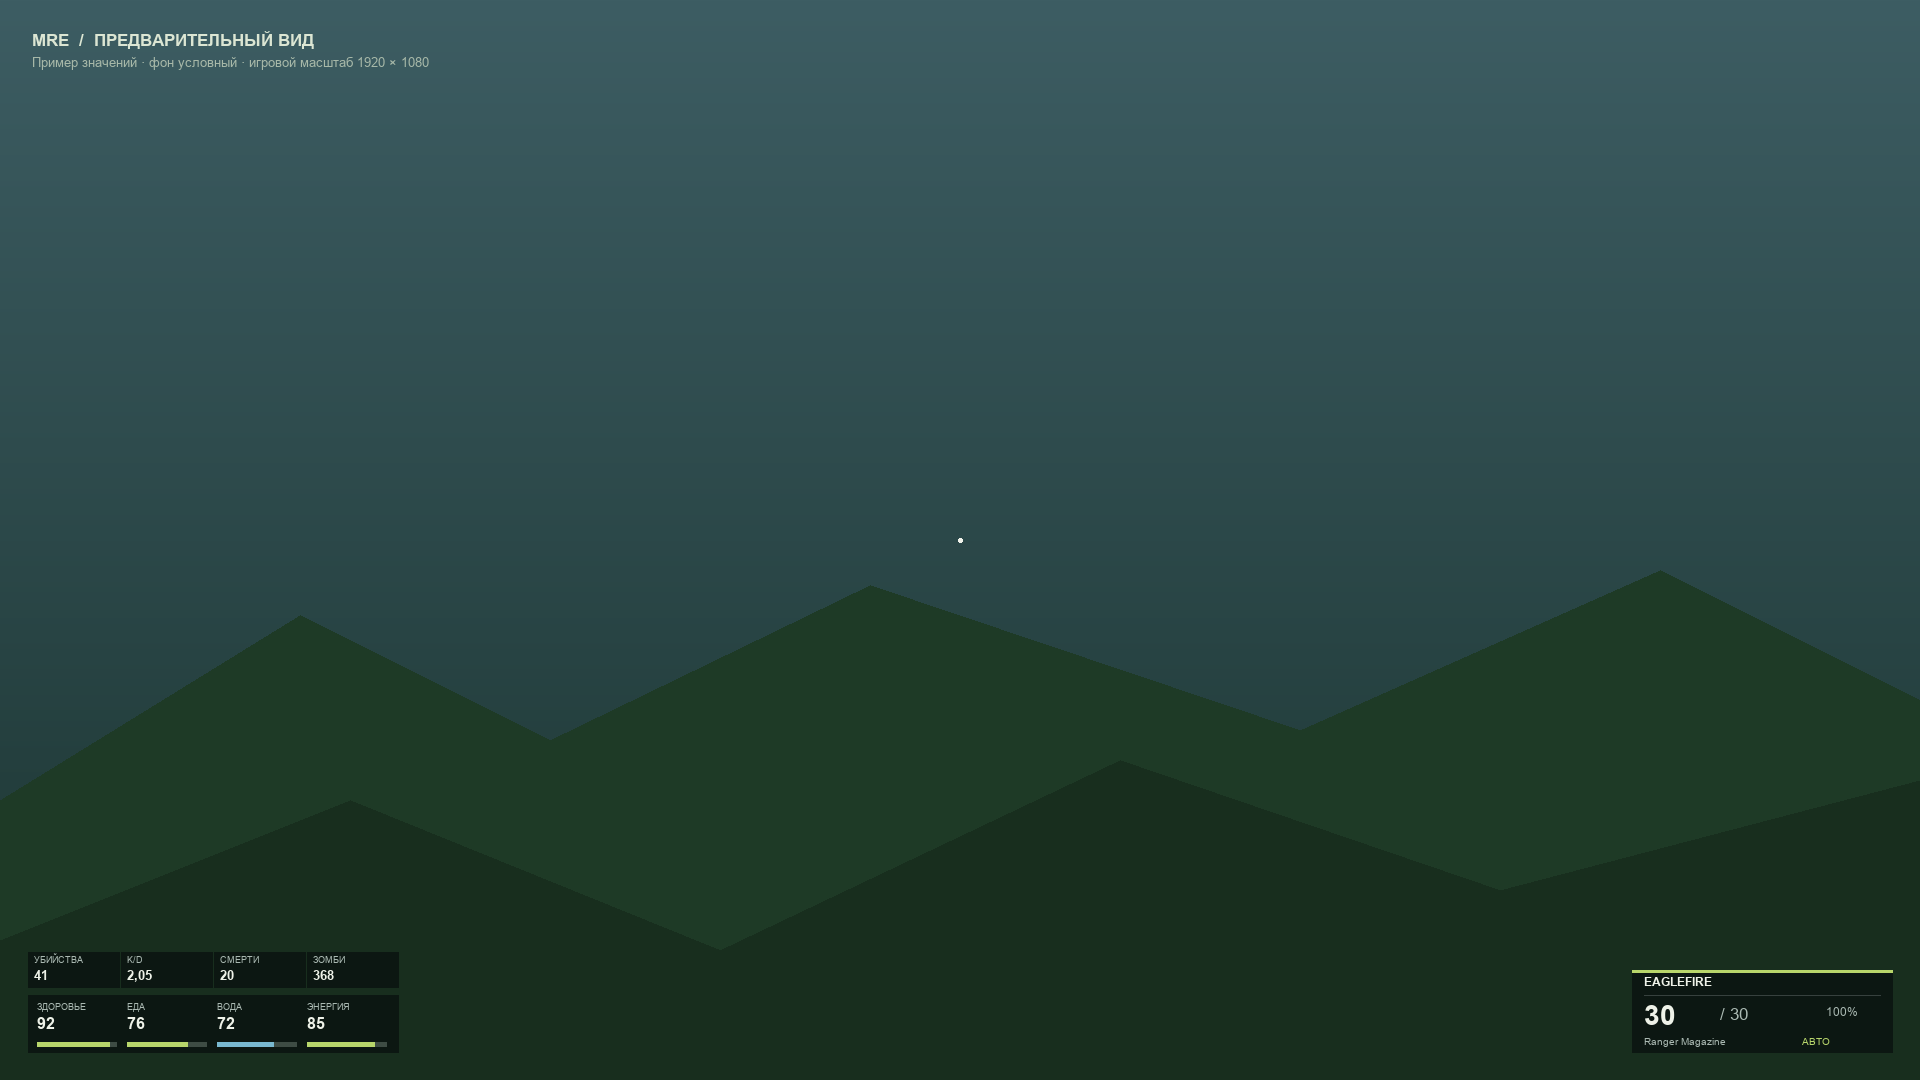

The Python source for this figure:
from PIL import Image, ImageDraw, ImageFont
from pathlib import Path

out = Path(__file__).with_name('hud-concept.png')
im = Image.new('RGB', (1920, 1080), '#26352f')
d = ImageDraw.Draw(im, 'RGBA')
for y in range(1080):
    t = y / 1080
    d.line((0,y,1920,y), fill=(int(61-35*t), int(93-42*t), int(99-52*t),255))
d.polygon([(0,800),(300,615),(550,740),(870,585),(1300,730),(1660,570),(1920,700),(1920,1080),(0,1080)], fill=(30,58,38,255))
d.polygon([(0,940),(350,800),(720,950),(1120,760),(1500,890),(1920,780),(1920,1080),(0,1080)], fill=(24,46,30,255))
font='C:/Windows/Fonts/arial.ttf'; bold='C:/Windows/Fonts/arialbd.ttf'
def txt(x,y,s,size,color='#eef2e8',weight=False): d.text((x,y),s,font=ImageFont.truetype(bold if weight else font,size),fill=color)
txt(32,30,'MRE  /  ПРЕДВАРИТЕЛЬНЫЙ ВИД',17,'#dce6d3',True)
txt(32,55,'Пример значений · фон условный · игровой масштаб 1920 × 1080',13,'#a7b8a8')
d.ellipse((958,538,962,542),fill=(240,242,235,255))
back=(10,19,16,218); muted='#aab9b2'; lime='#b8d66b'; water='#79b9d0'
for i,(label,value) in enumerate([('УБИЙСТВА','41'),('K/D','2,05'),('СМЕРТИ','20'),('ЗОМБИ','368')]):
    x=28+i*93; d.rectangle((x,952,x+91,987),fill=back)
    txt(x+6,954,label,9,muted); txt(x+6,968,value,13,weight=True)
d.rectangle((28,995,398,1052),fill=back)
for i,(label,value,pct,color) in enumerate([('ЗДОРОВЬЕ','92',.92,lime),('ЕДА','76',.76,lime),('ВОДА','72',.72,water),('ЭНЕРГИЯ','85',.85,lime)]):
    x=37+i*90; txt(x,1001,label,9,muted); txt(x,1014,value,16,weight=True)
    d.rectangle((x,1042,x+79,1046),fill=(62,76,68,255)); d.rectangle((x,1042,x+int(79*pct),1046),fill=color)
x,y=1632,970; d.rectangle((x,y,x+260,y+82),fill=back); d.rectangle((x,y,x+260,y+2),fill=lime)
txt(x+12,y+5,'EAGLEFIRE',12,weight=True); d.line((x+12,y+25,x+248,y+25),fill=(55,65,62,255))
txt(x+12,y+29,'30',28,weight=True); txt(x+88,y+34,'/ 30',17,muted); txt(x+194,y+35,'100%',12,muted)
txt(x+12,y+65,'Ranger Magazine',10,muted); txt(x+170,y+65,'АВТО',10,lime)
im.save(out)
print(out.resolve())

# Альтернативный вариант: компактные горизонтальные полосы вместо четырёх колонок.
im2 = Image.new('RGB', (1920, 1080), '#26352f')
d2 = ImageDraw.Draw(im2, 'RGBA')
for y in range(1080):
    t = y / 1080
    d2.line((0,y,1920,y), fill=(int(61-35*t), int(93-42*t), int(99-52*t),255))
d2.polygon([(0,800),(300,615),(550,740),(870,585),(1300,730),(1660,570),(1920,700),(1920,1080),(0,1080)], fill=(30,58,38,255))
d2.polygon([(0,940),(350,800),(720,950),(1120,760),(1500,890),(1920,780),(1920,1080),(0,1080)], fill=(24,46,30,255))
original_draw = d
d = d2
font = "C:/Windows/Fonts/tahoma.ttf"; bold = "C:/Windows/Fonts/tahomabd.ttf"
txt(32,30,'MRE  /  ПРЕДВАРИТЕЛЬНЫЙ ВИД С ПОЛОСАМИ',17,'#dce6d3',True)
txt(32,55,'Пример значений · фон условный · игровой масштаб 1920 × 1080',13,'#a7b8a8')
d.ellipse((958,538,962,542),fill=(240,242,235,255))
for i,(label,value) in enumerate([('УБИЙСТВА','41'),('K/D','2,05'),('СМЕРТИ','20'),('ЗОМБИ','368')]):
    x=28+i*72; d.rounded_rectangle((x,884,x+69,916),radius=3,fill=back)
    txt(x+5,886,label,9,muted); txt(x+5,899,value,12,weight=True)
d.rounded_rectangle((28,923,313,1052),radius=4,fill=back)
for i,(label,value,pct,color) in enumerate([('ЗДОРОВЬЕ','92',.92,lime),('ЕДА','76',.76,lime),('ВОДА','72',.72,water),('ЭНЕРГИЯ','85',.85,lime)]):
    y=930+i*30; txt(37,y,label,9,muted,True); txt(281,y,value,12,weight=True)
    d.rounded_rectangle((37,y+16,303,y+20),radius=2,fill=(62,76,68,255))
    d.rounded_rectangle((37,y+16,37+int(266*pct),y+20),radius=2,fill=color)
x,y=1722,992; d.rectangle((x,y,x+170,y+60),fill=back); d.rectangle((x,y,x+2,y+60),fill=lime)
txt(x+9,y+4,'EAGLEFIRE',10,weight=True)
txt(x+9,y+17,'30',20,weight=True); txt(x+39,y+24,'/ 30',12,muted); txt(x+128,y+25,'100%',10,muted)
txt(x+9,y+46,'Ranger Magazine',9,muted); txt(x+135,y+46,'АВТО',9,lime)
out2=Path(__file__).with_name('hud-bars-minimal-concept.png')
im2.save(out2)
print(out2.resolve())
d = original_draw
